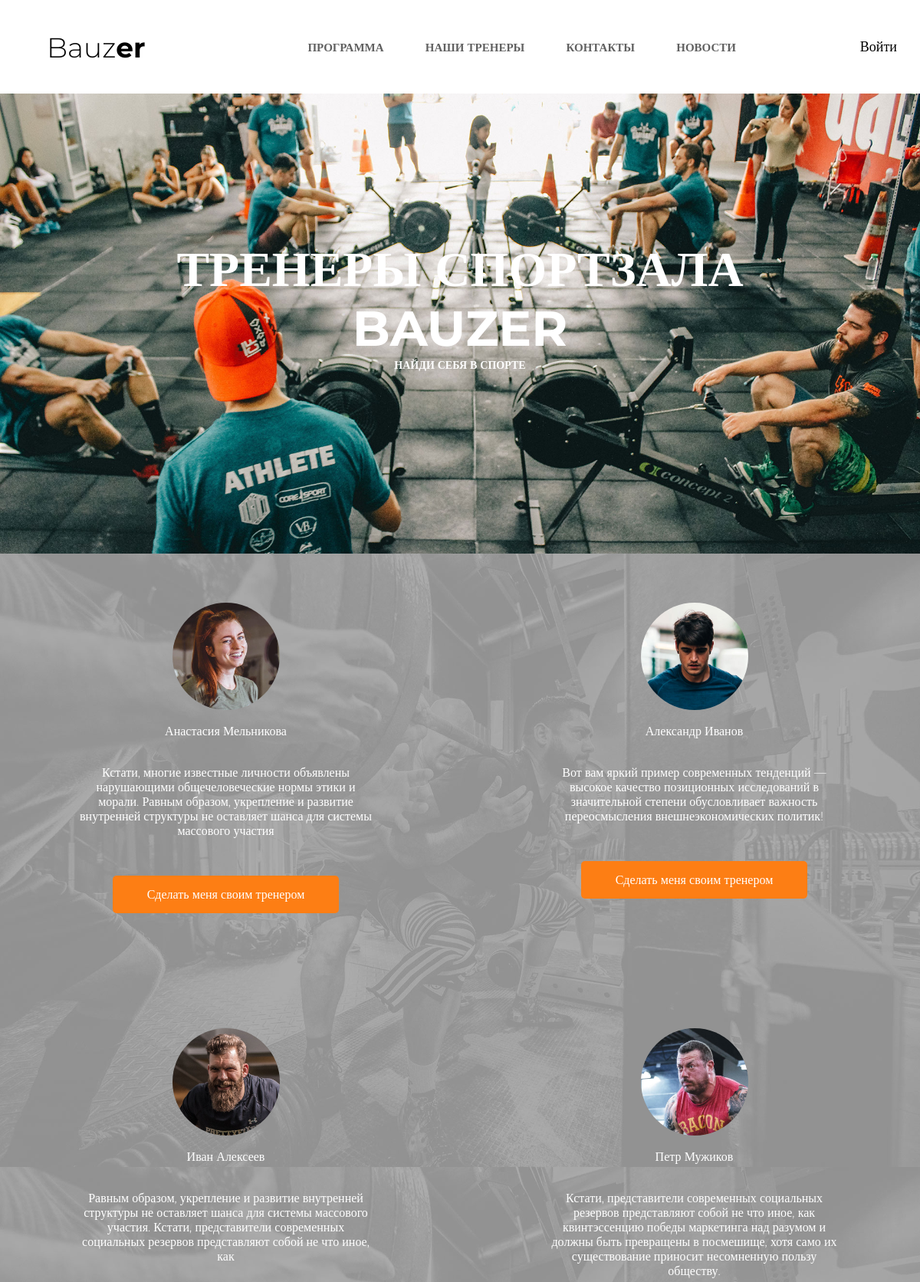
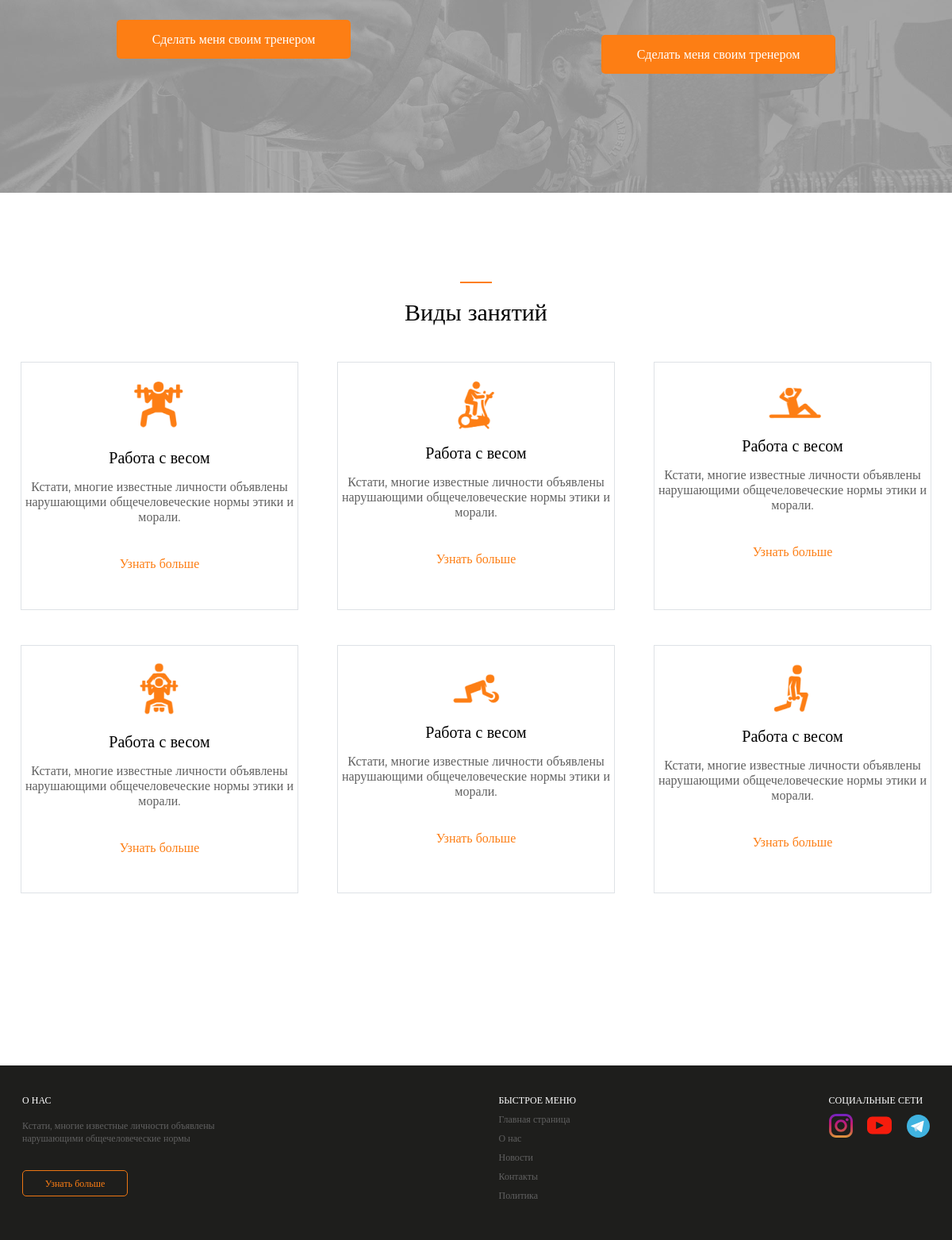
The app's page /KOSHELENKOV_M_YU_VD50-1-19_treners.php with its own data (2 pictures, top to bottom).
### tables this page shows
CREATE TABLE `GymMasters` (
  `id_gym_master` int(11) NOT NULL,
  `name` varchar(256) DEFAULT NULL,
  `description` text,
  `master_image` varchar(256) DEFAULT NULL,
  `length_of_service` int(11) NOT NULL DEFAULT '0'
);

### serv/MAIN.php (called while the page is built, shortened)
<?php
    $AUTH = null;

### KOSHELENKOV_M_YU_VD50-1-19_treners.php (the view, shortened to what this page needs)
<?php
    require_once('./serv/MAIN.php');
    $query = $pdo->prepare("SELECT * FROM `GymMasters` ");
    $query->execute();
    $result = $query->fetchAll(PDO::FETCH_ASSOC);
?>
<!DOCTYPE html>
<html lang="en">
<head>
    <link rel="stylesheet" href="KOSHELENKOV_M_YU_VD50-1-19.css">
</head>
<body>
    <div class="container">
        <?php require('./Nav.php'); ?>
        <main>
            <section class="banner">
                <p class="banner__welcome">Тренеры спортзала bauzer</p>
                <p class="banner__desc">Найди себя в спорте</p>
            </section>
            <section class="treners__container">
                <?php foreach($result as $trener) :?>
                    <div class="trener__item">
                        <div class="trener__img_1" style="background: url(ServImages/<?= $trener['master_image'] ;?>); background-size: contain"></div>
                            <p class="trener__name"><?= $trener['name'] ;?></p>
                            <p class="trener__desc_1"><?= $trener['description'] ;?></p>
                            <form action="./KOSHELENKOV_M_YU_VD50-1-19_programm.php">
                                <button name="trener" value="<?= $trener['id_gym_master'] ;?>" class="trener__ready">Сделать меня своим тренером</button>
                            </form>
                    </div>
                <?php endforeach; ?>
            </section>
            <section class="type__sport">
                <hr class="orange__line">
                <p class="type__titleh">Виды занятий</p>
                <div class="container__type">
                    <div class="type">
                        <img class="type__1" src="img/image1.png" alt="" center>
                        <p class="type__title">Работа с весом</p>
                        <p class="type__desc">Кстати, многие известные личности объявлены нарушающими общечеловеческие нормы этики и морали.</p>
                        <a class="type__about" href="#">Узнать больше</a>
                    </div>
                    <div class="type">
                        <img class="type__2" src="img/image2.png" alt="" center>
                        <p class="type__title">Работа с весом</p>
                        <p class="type__desc">Кстати, многие известные личности объявлены нарушающими общечеловеческие нормы этики и морали.</p>
                        <a class="type__about" href="#">Узнать больше</a>
                    </div>
                    <div class="type">
                        <img class="type__3" src="img/image3.png" alt="" center>
                        <p class="type__title">Работа с весом</p>
                        <p class="type__desc">Кстати, многие известные личности объявлены нарушающими общечеловеческие нормы этики и морали.</p>
                        <a class="type__about" href="#">Узнать больше</a>
                    </div>
                    <div class="type">
                        <img class="type__4" src="img/image4.png" alt="" center>
                        <p class="type__title">Работа с весом</p>
                        <p class="type__desc">Кстати, многие известные личности объявлены нарушающими общечеловеческие нормы этики и морали.</p>
                        <a class="type__about" href="#">Узнать больше</a>
                    </div>
                    <div class="type">
                        <img class="type__5" src="img/image5.png" alt="" center>
                        <p class="type__title">Работа с весом</p>
                        <p class="type__desc">Кстати, многие известные личности объявлены нарушающими общечеловеческие нормы этики и морали.</p>
                        <a class="type__about" href="#">Узнать больше</a>
                    </div>
                    <div class="type">
                        <img class="type__6" src="img/image6.png" alt="" center>
                        <p class="type__title">Работа с весом</p>
                        <p class="type__desc">Кстати, многие известные личности объявлены нарушающими общечеловеческие нормы этики и морали.</p>
                        <a class="type__about" href="#">Узнать больше</a>
                    </div>
                </div>
            </section>
        </main>
        <footer>
            <div class="footer__about">
                <p class="footer__header">О нас</p>
                <p class="footer__desc">Кстати, многие известные личности объявлены нарушающими общечеловеческие нормы</p>
                <button class="footer__next">Узнать больше</button>
            </div>
            <div class="footer__menu">
                <p class="menu__header">Быстрое меню</p>
                <ul class="menu__nav">
                    <li><a href="#">Главная страница</a></li>
                    <li><a href="#">О нас</a></li>
                    <li><a href="#">Новости</a></li>
                    <li><a href="#">Контакты</a></li>
                    <li><a href="#">Политика</a></li>
                </ul>
            </div>
            <div class="foooter__social">
                <p class="social__title">Социальные сети</p>
                <img class="instagram" src="img/instagram.svg" alt="">
                <img class="youtube" src="img/youtube.svg" alt="">
                <img class="telegram" src="img/telegram.svg" alt="">
            </div>
        </footer>
    </div>
</body>
</html>

### Nav.php (shortened to what this page needs)
<nav>
            <a href="KOSHELENKOV_M_YU_VD50-1-19_index.php" class="nav__logo">Bauz<strong>er</strong></a>
            <ul class="nav__menu">
                <li><a href="KOSHELENKOV_M_YU_VD50-1-19_programm.php">Программа</a></li>
                <li><a href="KOSHELENKOV_M_YU_VD50-1-19_treners.php">Наши тренеры</a></li>
                <li><a href="KOSHELENKOV_M_YU_VD50-1-19_contacts.php">Контакты</a></li>
                <li><a href="KOSHELENKOV_M_YU_VD50-1-19_news.php">Новости</a></li>
            </ul>
            <?php if($AUTH) :?>
                <a href="./profile.php" class="auth">Профиль</a>
            <?php else :?>
                <a href="./login.php" class="auth" style="font-family: 'Montserrat'; font-size: 18px">Войти</a>
            <?php endif; ?>
</nav>

### KOSHELENKOV_M_YU_VD50-1-19.css (style rules this page uses)
* { border: 0; margin: 0; padding: 0; box-sizing: border-box; text-decoration: none; outline: none; font-family: 'Montserrat'; font-style: normal; }
button { border: transparent; background: transparent; cursor: pointer; }
a { text-decoration: none; color: inherit; }
body { background: url("img/bg.jpg") fixed; background-repeat: no-repeat; background-size: cover; }
.container { width: 1200px; height: 100%; margin: 0 auto; }
nav { background-color: #ffffff; display: flex; align-items: center; }
.nav__logo { font-size: 36px; font-weight: 300; margin: 40px 0px 38px 61px; color: #000000; }
.nav__menu { list-style: none; text-decoration: none; }
.nav__menu li { display: inline-block; font-size: 15px; text-decoration: none; text-transform: uppercase; font-weight: 600; color: #616161; padding-left: 50px; }
.nav__menu li a { font-size: 15px; text-decoration: none; text-transform: uppercase; font-weight: 600; color: #616161; }
.banner { width: 1200px; height: 600px; background: url("img/hero_b1_1.jpg") center; background-size: cover; background-repeat: no-repeat; }
.banner__welcome { font-size: 64px; font-weight: 700; text-transform: uppercase; text-align: center; padding-top: 189px; margin: 0 auto; width: 800px; color:#ffffff; }
.banner__desc { color: #ffffff; font-size: 14px; font-weight: 700; text-transform: uppercase; margin: 0 auto; text-align: center; }
.orange__line { border-top: 2px solid #fd7e14; width: 40px; margin: 0 auto; }
.trener__img_1 { background: url(img/person_3.jpg); height: 140px; width: 140px; border-radius: 100%; margin: 0 auto; background-size: contain; }
.trener__name { color: #ffffff; padding: 18px 0 35px 0; font-size: 16px; font-weight: 400; text-transform: capitalize; text-align: center; }
.treners__container { background: url(img/bg_2.jpg); background-size: contain; display: flex; flex-wrap: wrap; justify-content: space-between; padding: 64px 100px 0px 100px; }
.trener__desc_1 { width: 389px; margin: 0 auto; font-size: 16px; font-weight: 300; text-align: center; color: #ffffff; padding-bottom: 49px; }
.trener__ready { display: block; width: 295px; height: 49px; background: #fd7e14; border-radius: 5px; color: #ffffff; font-size: 16px; margin: 0 auto; margin-bottom: 150px; cursor: pointer; }
.container__type { display: flex; flex-wrap: wrap; justify-content: space-between; }
.type__sport { background: #ffffff; padding: 112px 26px 173px 26px; }
.type__titleh { padding: 18px 0 44px 0; font-size: 30px; font-weight: 500; text-align: center; }
.type { width: 350px; height: 313px; background: #ffffff; border: 1px solid #DEE2E6; margin-bottom: 44px; }
.type__1 { padding: 8px 0 0 116px; }
.type__2 { padding: 8px 0 0 130px; }
.type__3 { padding: 8px 0 0 116px; }
.type__4 { padding: 1px 0 0 118px; }
.type__5 { padding: 17px 0 0 125px; }
.type__6 { padding: 12px 0 0 133px; }
.type__title { text-align: center; font-size: 20px; font-weight: 500; padding-bottom: 15px; }
.type__desc { text-align: center; font-weight: 400; color: #616161; }
.type__about { margin-top: 40px; display: block; color: #fd7e14; text-align: center; }
footer { height: 220px; width: 100%; background: #1e1e1c; padding: 36px 28px 0 28px; display: flex; justify-content: space-between; }
.footer__header { color: #ffffff; font-size: 12px; text-transform: uppercase; }
.footer__desc { color:#616161; font-size: 12px; width: 282px; padding: 16px 0 32px 0; }
.footer__next { width: 133px; height: 33px; color: #fd7e14; font-size: 12px; background: #1E1E1C; border: 1px solid #ED7613; border-radius: 5px; }
.menu__header { font-size: 12px; text-transform: uppercase; color:#ffffff; }
.menu__nav { list-style: none; }
.menu__nav li a { text-decoration: none; font-size: 12px; color: #616161; }
.menu__nav li { padding-top: 5px; }
.social__title { font-size: 12px; color: #ffffff; text-transform: uppercase; }
.youtube { padding: 8px 15px 0 14px; }
nav { justify-content: space-between; align-items: center; }
.auth { padding-right: 30px; }

### records on screen
gymmasters: master_image (picture), name "Анастасия Мельникова", description "Кстати, многие известные личности объявлены нарушающими общечеловеческие нормы этики и морали. Равным образом, укрепление и развитие внутренней структуры не оставляет шанса для системы массового участия", $trener['id_gym_master'] 1 (drawn)
gymmasters: master_image (picture), name "Александр Иванов", description "Вот вам яркий пример современных тенденций — высокое качество позиционных исследований в значительной степени обусловливает важность переосмысления внешнеэкономических политик!", $trener['id_gym_master'] 2 (drawn)
gymmasters: master_image (picture), name "Иван Алексеев", description "Равным образом, укрепление и развитие внутренней структуры не оставляет шанса для системы массового участия. Кстати, представители современных социальных резервов представляют собой не что иное, как", $trener['id_gym_master'] 3 (drawn)
gymmasters: master_image (picture), name "Петр Мужиков", description "Кстати, представители современных социальных резервов представляют собой не что иное, как квинтэссенцию победы маркетинга над разумом и должны быть превращены в посмешище, хотя само их существование приносит несомненную пользу обществу.", $trener['id_gym_master'] 4 (drawn)
